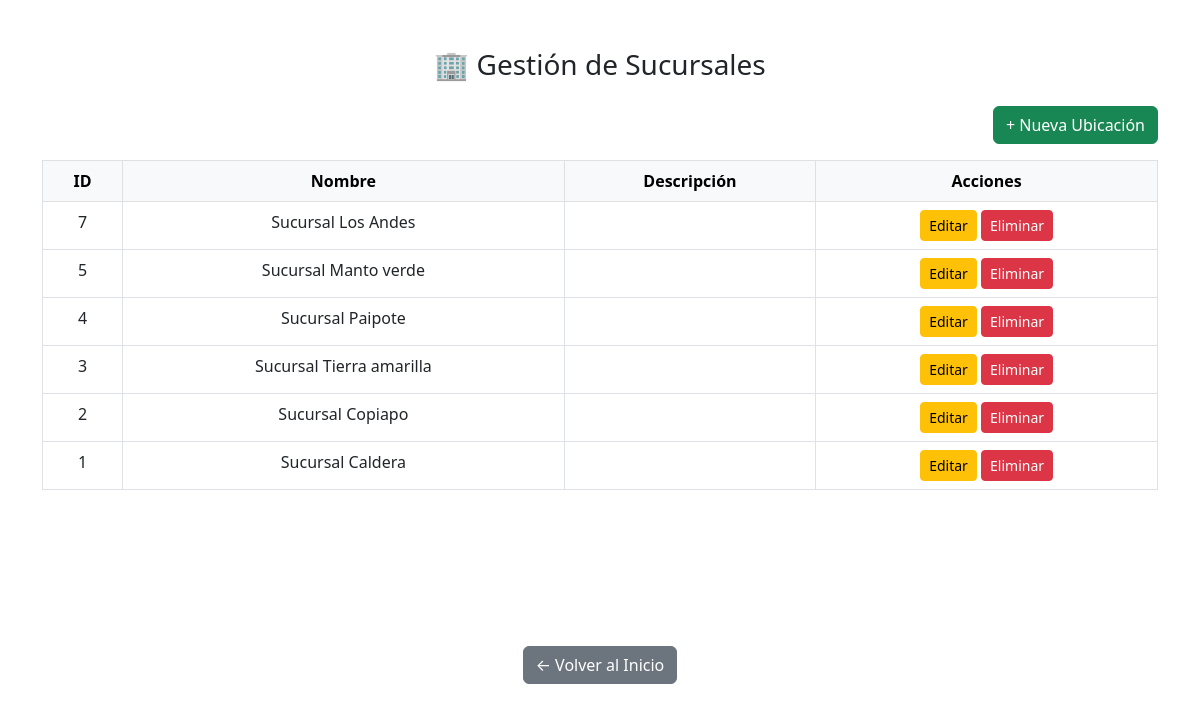
The app's page /sucursales.php with its own data.
### tables this page shows
CREATE TABLE `ubicaciones` (
  `idubicacion` int(11) NOT NULL,
  `nombre` varchar(100) NOT NULL,
  `descripcion` text DEFAULT NULL
);

### sucursales.php (the view, shortened to what this page needs)
<?php
include 'db.php';
?>
<!DOCTYPE html>
<html lang="es">
<head>
  <link href="https://cdn.jsdelivr.net/npm/bootstrap@5.3.0/dist/css/bootstrap.min.css" rel="stylesheet">
</head>
<body>
<div class="container mt-5">
  <h3 class="mb-4 text-center">🏢 Gestión de Sucursales</h3>
  <div class="mb-3 text-end">
    <button class="btn btn-success" data-bs-toggle="modal" data-bs-target="#modalAgregarUbicacion">
      + Nueva Ubicación
    </button>
  </div>
  <div class="table-responsive">
    <table class="table table-bordered text-center">
      <thead class="table-light">
        <tr>
          <th>ID</th>
          <th>Nombre</th>
          <th>Descripción</th>
          <th>Acciones</th>
        </tr>
      </thead>
      <tbody>
        <?php
        $res = $conn->query("SELECT * FROM ubicaciones ORDER BY idubicacion DESC");
        while ($row = $res->fetch_assoc()):
        ?>
        <tr>
          <td><?= $row['idubicacion'] ?></td>
          <td><?= htmlspecialchars($row['nombre']) ?></td>
          <td><?= htmlspecialchars($row['descripcion']) ?></td>
          <td>
  <button class="btn btn-sm btn-warning btnEditar"
          data-id="<?= $row['idubicacion'] ?>"
          data-nombre="<?= htmlspecialchars($row['nombre']) ?>"
          data-descripcion="<?= htmlspecialchars($row['descripcion']) ?>"
          data-bs-toggle="modal" data-bs-target="#modalEditarUbicacion">
    Editar
  </button>
<?php if ($_SESSION['rol'] === 'Administrador'): ?>
  <form action="eliminar_ubicacion.php" method="POST" class="d-inline-block formEliminarUbicacion">
    <input type="hidden" name="idubicacion" value="<?= $row['idubicacion'] ?>">
    <button type="submit" class="btn btn-sm btn-danger">Eliminar</button>
  </form>
<?php else: ?>
  <button type="button" class="btn btn-sm btn-danger" onclick="confirmarEliminacion(<?= $row['idubicacion'] ?>)">Eliminar</button>
<?php endif; ?>
</td>
        </tr>
        <?php endwhile; ?>
      </tbody>
    </table>
  </div>
</div>
<div style="width: 200px; height: 140px;"></div>
<div class="mb-4 text-center">
  <a href="index.php" class="btn btn-secondary">
    ← Volver al Inicio
  </a>
</div>
</body>
</html>

### records on screen
ubicaciones: idubicacion "7", nombre "Sucursal Los Andes"
ubicaciones: idubicacion "5", nombre "Sucursal Manto verde"
ubicaciones: idubicacion "4", nombre "Sucursal Paipote"
ubicaciones: idubicacion "3", nombre "Sucursal Tierra amarilla"
ubicaciones: idubicacion "2", nombre "Sucursal Copiapo"
ubicaciones: idubicacion "1", nombre "Sucursal Caldera"
